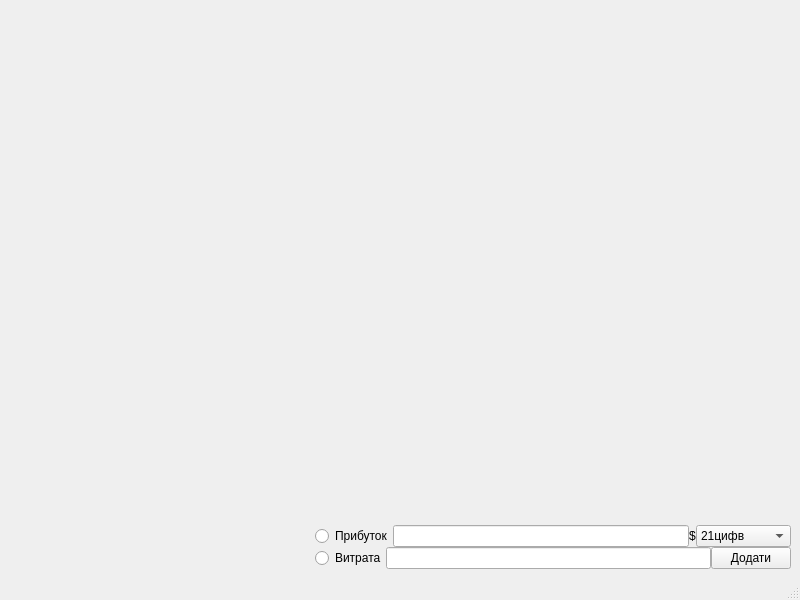
<?xml version="1.0" encoding="UTF-8"?>
<ui version="4.0">
 <class>MainWindow</class>
 <widget class="QMainWindow" name="MainWindow">
  <property name="geometry">
   <rect>
    <x>0</x>
    <y>0</y>
    <width>800</width>
    <height>600</height>
   </rect>
  </property>
  <property name="windowTitle">
   <string>MainWindow</string>
  </property>
  <property name="windowOpacity">
   <double>1.000000000000000</double>
  </property>
  <widget class="QWidget" name="centralwidget">
   <layout class="QGridLayout" name="gridLayout">
    <property name="leftMargin">
     <number>9</number>
    </property>
    <property name="topMargin">
     <number>9</number>
    </property>
    <property name="rightMargin">
     <number>9</number>
    </property>
    <item row="1" column="0" rowspan="2">
     <spacer name="horizontalSpacer">
      <property name="orientation">
       <enum>Qt::Horizontal</enum>
      </property>
      <property name="sizeType">
       <enum>QSizePolicy::Fixed</enum>
      </property>
      <property name="sizeHint" stdset="0">
       <size>
        <width>300</width>
        <height>20</height>
       </size>
      </property>
     </spacer>
    </item>
    <item row="2" column="1" colspan="2">
     <layout class="QVBoxLayout" name="verticalLayout">
      <property name="spacing">
       <number>0</number>
      </property>
      <item>
       <layout class="QHBoxLayout" name="horizontalLayout_4">
        <item>
         <widget class="QRadioButton" name="radioButton">
          <property name="text">
           <string>Прибуток</string>
          </property>
         </widget>
        </item>
        <item>
         <widget class="QLineEdit" name="lineEdit"/>
        </item>
        <item>
         <widget class="QLabel" name="label">
          <property name="sizePolicy">
           <sizepolicy hsizetype="Preferred" vsizetype="Preferred">
            <horstretch>0</horstretch>
            <verstretch>0</verstretch>
           </sizepolicy>
          </property>
          <property name="text">
           <string>$</string>
          </property>
         </widget>
        </item>
        <item>
         <widget class="QComboBox" name="comboBox">
          <property name="acceptDrops">
           <bool>false</bool>
          </property>
          <item>
           <property name="text">
            <string>21цифв</string>
           </property>
          </item>
          <item>
           <property name="text">
            <string>фцвфцвфц</string>
           </property>
          </item>
          <item>
           <property name="text">
            <string>ввцфвцвфц</string>
           </property>
          </item>
          <item>
           <property name="text">
            <string>12333</string>
           </property>
          </item>
         </widget>
        </item>
       </layout>
      </item>
      <item>
       <layout class="QHBoxLayout" name="horizontalLayout">
        <item>
         <widget class="QRadioButton" name="radioButton_2">
          <property name="text">
           <string>Витрата</string>
          </property>
         </widget>
        </item>
        <item>
         <widget class="QLineEdit" name="lineEdit_2">
          <property name="dragEnabled">
           <bool>false</bool>
          </property>
         </widget>
        </item>
        <item>
         <widget class="QPushButton" name="pushButton_4">
          <property name="text">
           <string>Додати</string>
          </property>
         </widget>
        </item>
       </layout>
      </item>
     </layout>
    </item>
    <item row="1" column="1" colspan="2">
     <spacer name="verticalSpacer_2">
      <property name="orientation">
       <enum>Qt::Vertical</enum>
      </property>
      <property name="sizeType">
       <enum>QSizePolicy::Fixed</enum>
      </property>
      <property name="sizeHint" stdset="0">
       <size>
        <width>20</width>
        <height>350</height>
       </size>
      </property>
     </spacer>
    </item>
    <item row="0" column="0" colspan="3">
     <spacer name="verticalSpacer">
      <property name="orientation">
       <enum>Qt::Vertical</enum>
      </property>
      <property name="sizeType">
       <enum>QSizePolicy::Fixed</enum>
      </property>
      <property name="sizeHint" stdset="0">
       <size>
        <width>20</width>
        <height>40</height>
       </size>
      </property>
     </spacer>
    </item>
   </layout>
  </widget>
  <widget class="QMenuBar" name="menubar">
   <property name="geometry">
    <rect>
     <x>0</x>
     <y>0</y>
     <width>800</width>
     <height>22</height>
    </rect>
   </property>
  </widget>
  <widget class="QStatusBar" name="statusbar"/>
 </widget>
 <resources/>
 <connections/>
</ui>
